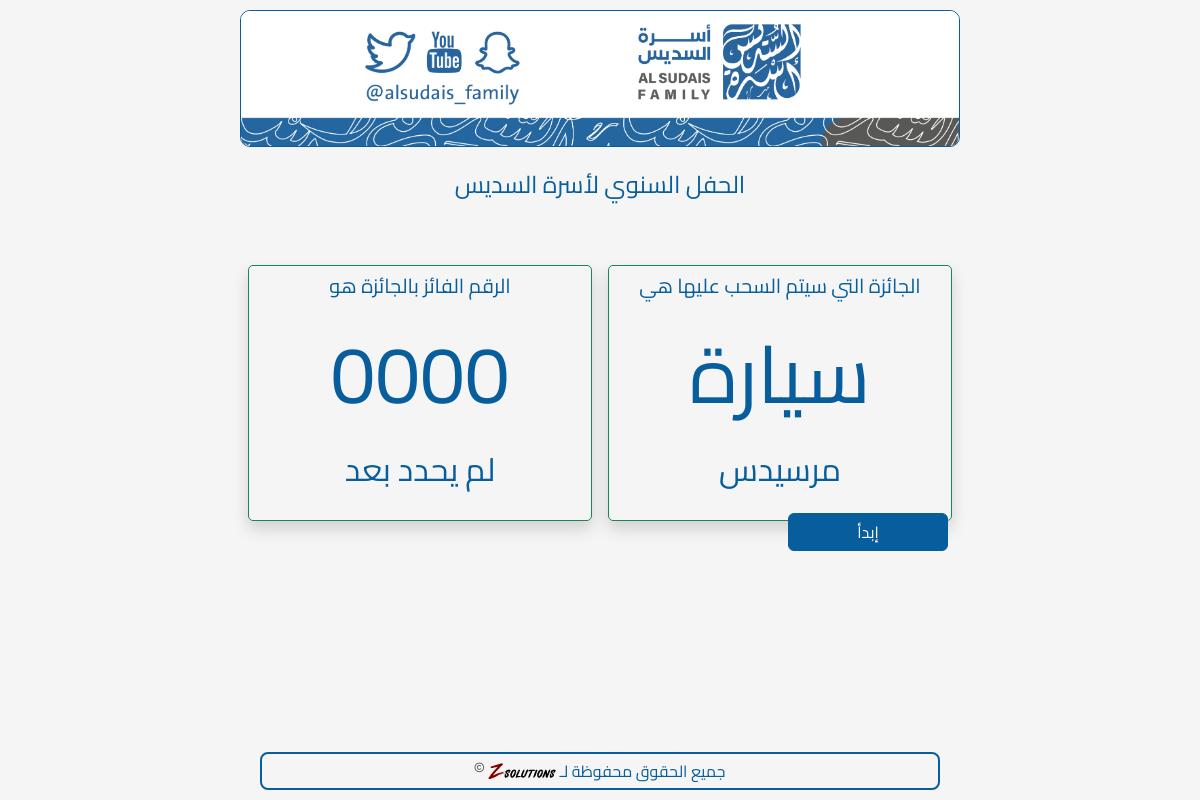
Before: /withdraw_prize with the older database file.
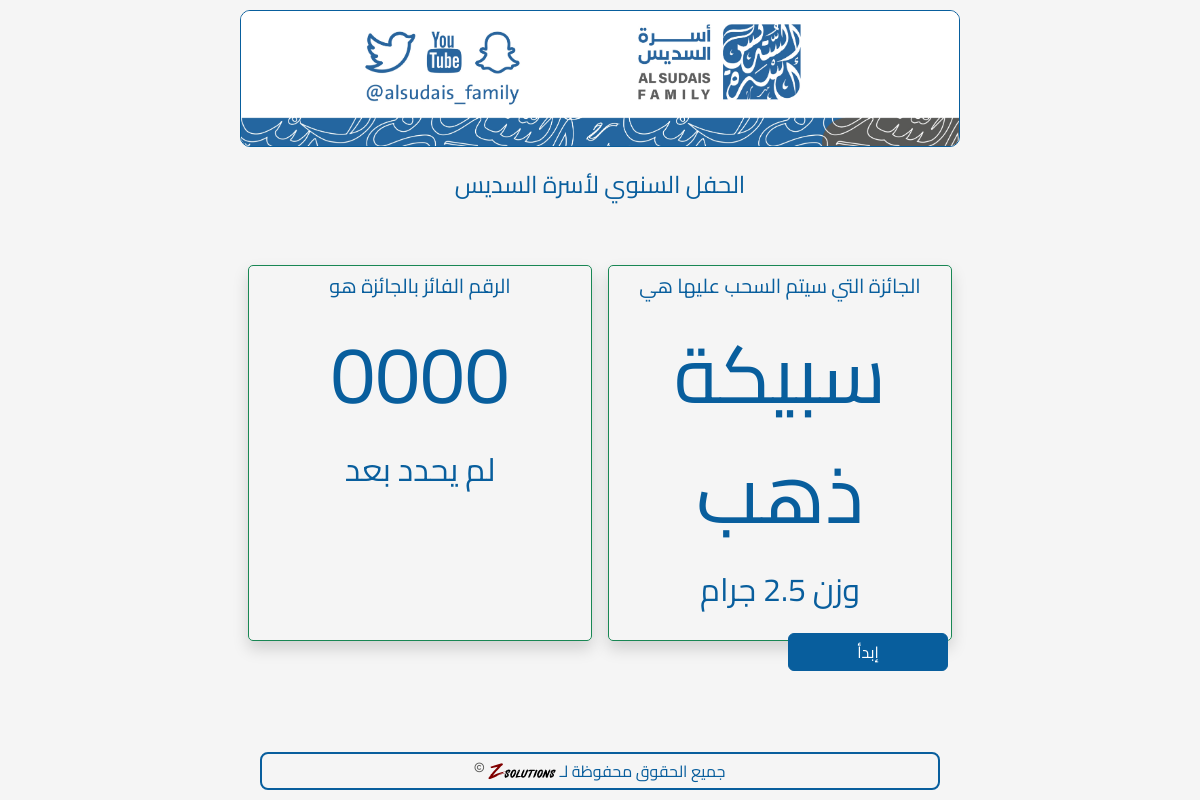
After: the same page with the newer database file.
### app.py (models this page shows, shortened)
class Prize(db.Model):
    __tablename__ = "prize"
    id = db.Column(db.Integer, primary_key=True)
    name = db.Column(db.String(100), nullable=False)
    description = db.Column(db.Text)
    guest_registration_number = db.Column(db.String(4))
    allowed_families = db.Column(db.String(100))
    allowed_age_range = db.Column(db.String(100))
    allowed_gender = db.Column(db.String(100))
    is_next = db.Column(db.Boolean, default=False)

### app.py (the view)
@app.route("/withdraw_prize", methods=["GET", "POST"])
def withdraw_prize():
    sel_prize = Prize.query.filter_by(
        is_next=True, guest_registration_number=None
    ).first()
    print("\n=== Withdrawal Debug Info ===")
    print(f"Selected Prize: {sel_prize.name if sel_prize else 'None'}")
    if sel_prize:
        print(f"Prize ID: {sel_prize.id}")
        print(f"Is Next: {sel_prize.is_next}")
        print(f"Guest Registration Number: {sel_prize.guest_registration_number}")
    return render_template("withdraw_prize.html", prize=sel_prize)

### app.py (called while the page is built)
@app.context_processor
def utility_processor():
    return {
        'min': min,
        'max': max  # Also adding max since we might need it
    }

### templates/withdraw_prize.html (shortened to what this page needs)
<!DOCTYPE html>
{% extends "base.html" %}
{% block content %}
<link rel="stylesheet" href="https://cdnjs.cloudflare.com/ajax/libs/odometer.js/0.4.7/themes/odometer-theme-default.css" />
<div class="row">
  <div class="col p-0 m-0">
    <div id="prize_box" class="border border-success p-2 m-2 font-weight-bold shadow text-center" style="border-radius: 5px; height: 100%;">
      <h5>الجائزة التي سيتم السحب عليها هي</h5>
      <div class=" p-2 m-2" style="font-size: 5em;">{%if prize.name%}{{prize.name}}{%else%}----{%endif%}</div>
      <h2>{%if prize.description%}{{prize.description}}{%else%}لم تحدد بعد{%endif%}</h2>
    </div>
  </div>
  <div class="col p-0 m-0">
    <div id="regno_box" class="border border-success p-2 m-2 font-weight-bold shadow text-center" style="border-radius: 5px; height: 100%;">
      <h5>الرقم الفائز بالجائزة هو</h5>
      <div class="regno-odometer p-2 m-2" style="font-size: 5em; direction:ltr">0000</div>
      <h2 id="winner_name_box">لم يحدد بعد</h2>
    </div>
  </div>
</div>
<div class="row">
  <div class="col text-right">
      <button class="btn btn-primary" id="startButton" style="z-index: 9999; width: 10em;">إبدأ</button>
  </div>
  <div class="col text-left">
  </div>
</div>
{% endblock %}

Changed rows visible on the page:
no longer on this page (row edited): Prize: name "سيارة", description "مرسيدس"
now on this page (row edited): Prize: name "سبيكة ذهب", description "وزن 2.5 جرام"
